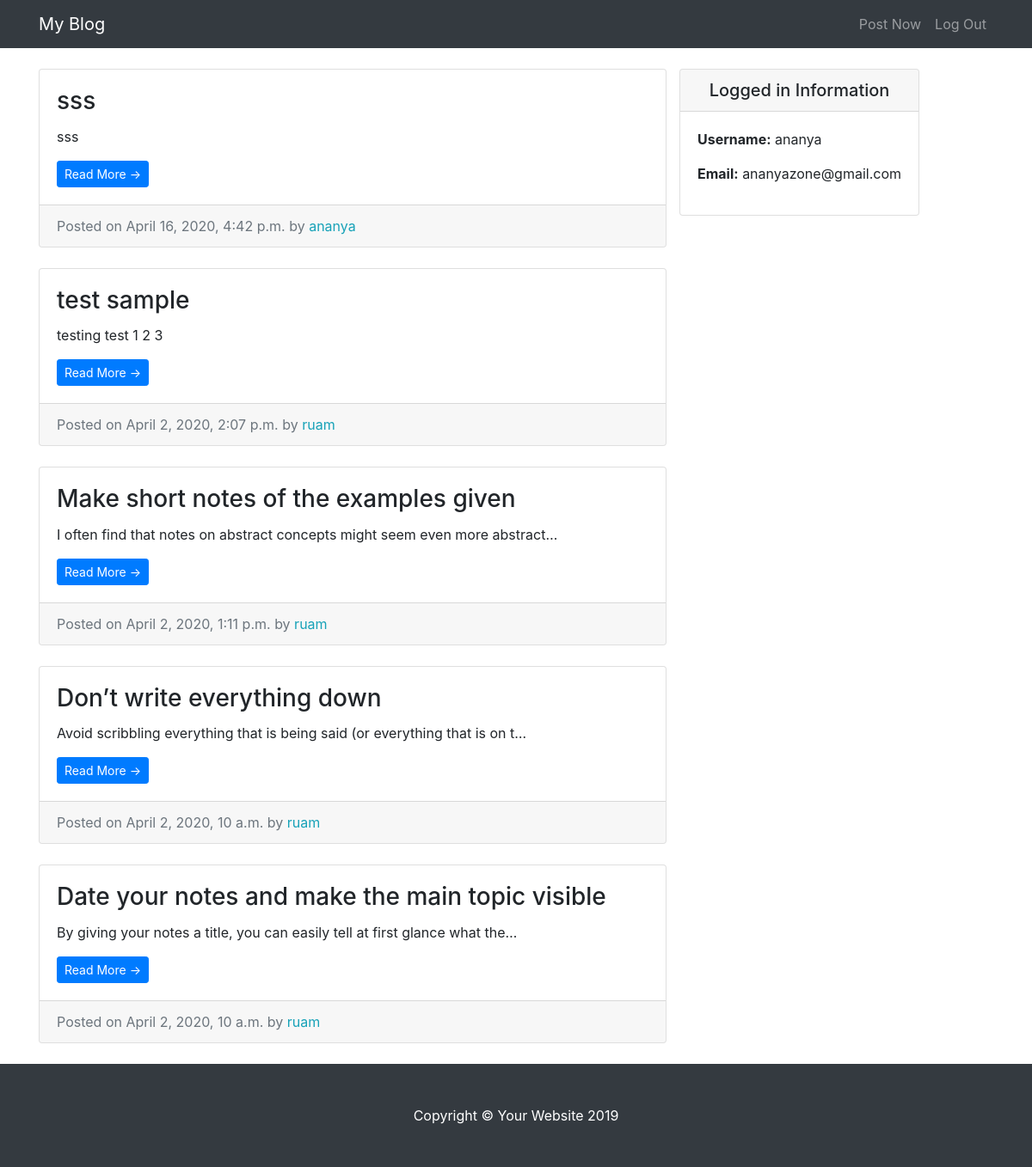
The page / (signed in) on the database as committed earlier.
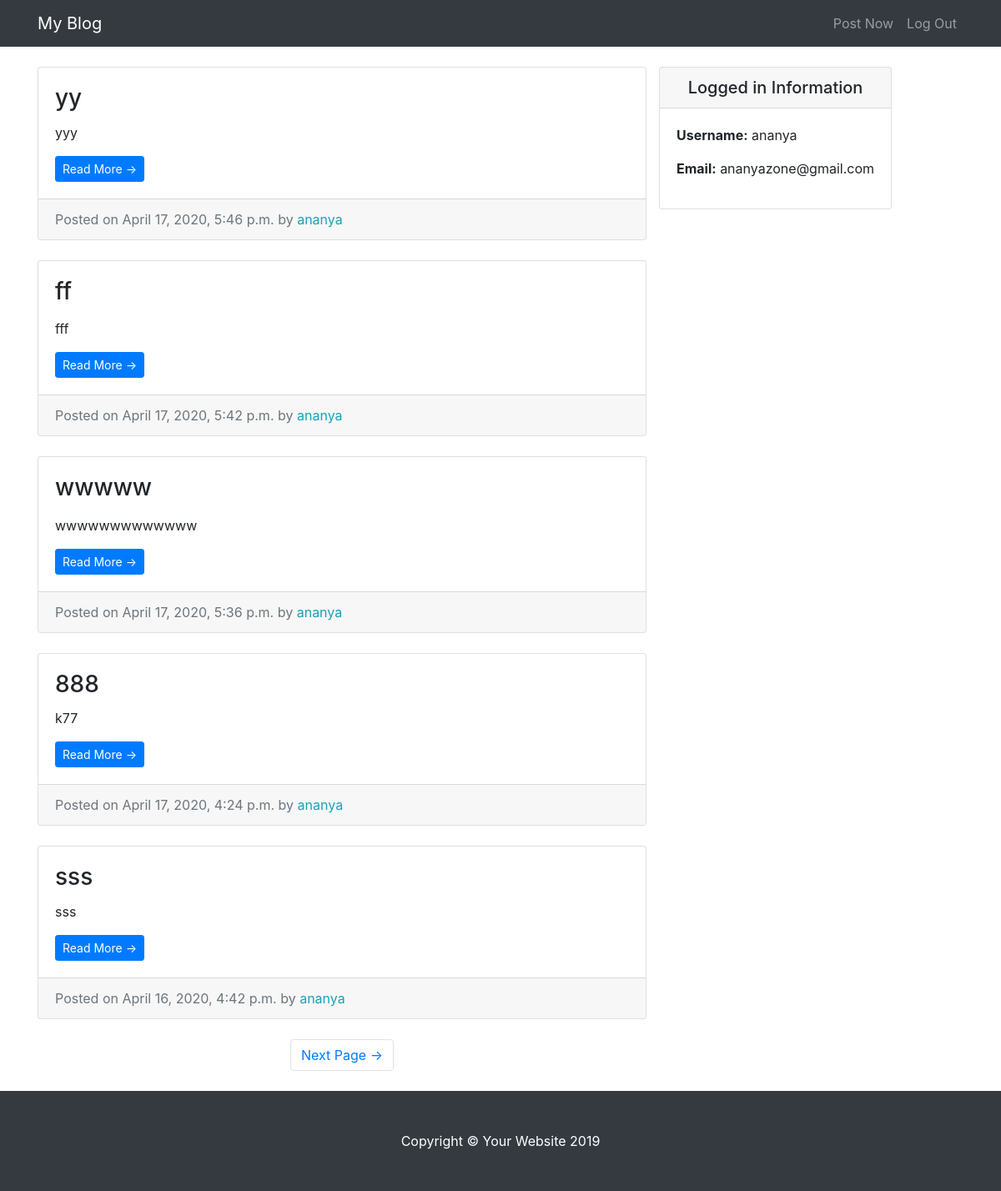
The same page on the database as committed later.
### entries/models.py (models this page shows, shortened)
class Entry(models.Model):
    entry_title = models.CharField(max_length=50)
    entry_text = models.TextField()
    entry_date = models.DateTimeField(auto_now_add=True)
    entry_author = models.ForeignKey(User, on_delete=models.CASCADE)
    img = models.ImageField(upload_to='uploads/',default='uploads\coffee.jpg')
    content = HTMLField()
    class Meta:
        verbose_name_plural="entries"

### entries/views.py (the view)
# urls.py: path('', HomeView.as_view(), name='blog-home'),
class HomeView(LoginRequiredMixin, ListView):
    model = Entry
    template_name = 'entries/index.html'
    context_object_name ="blog_entries"
    ordering = ['-entry_date']
    paginate_by = 5

### entries/templates/entries/index.html (shortened to what this page needs)
{% extends "entries/base.html" %}
{% block content %}
      <div class="col-md-8">
        {% for entry in blog_entries %}
        <div class="card mb-4 mt-4">
          <div class="card-body">
            <h3 class="card-title">{{ entry.entry_title}}</h3>
            <p class="card-text">{{ entry.entry_text | truncatechars:75 | safe}}</p>
            <a href="{% url 'entry-detail' entry.pk %}" class="btn btn-primary btn-sm">Read More &rarr;</a>
          </div>
          <div class="card-footer text-muted">
            Posted on {{ entry.entry_date}} by
            <span class= "text-info mr-2">{{ entry.entry_author}}</span>
          </div>
        </div>
        {% endfor %}
        {% if is_paginated %}
        <ul class="pagination justify-content-center mb-4">
          {% if page_obj.has_next %}
          <li class="page-item">
            <a class="page-link" href="?page={{ page_obj.next_page_number }}">Next Page &rarr;</a>
          </li>
          {% endif %}
        </ul>
        {% endif %}
      </div>
    {% endblock %}

Rows that differ between the two databases and show on the page:
no longer on this page (row unchanged): Entry: entry_title "test sample", entry_text "testing test 1 2 3", entry_date "April 2, 2020, 2:07 p.m.", entry_author "ruam"
no longer on this page (row unchanged): Entry: entry_title "Make short notes of the examples given", entry_text "I often find that notes on abstract concepts might seem even more abstract…", entry_date "April 2, 2020, 1:11 p.m.", entry_author "ruam"
no longer on this page (row unchanged): Entry: entry_title "Don’t write everything down", entry_text "Avoid scribbling everything that is being said (or everything that is on t…", entry_date "April 2, 2020, 10 a.m.", entry_author "ruam"
no longer on this page (row unchanged): Entry: entry_title "Date your notes and make the main topic visible", entry_text "By giving your notes a title, you can easily tell at first glance what the…", entry_date "April 2, 2020, 10 a.m.", entry_author "ruam"
added Entry: entry_title "yy", entry_text "yyy", entry_date "April 17, 2020, 5:46 p.m.", entry_author "ananya"
added Entry: entry_title "ff", entry_text "fff", entry_date "April 17, 2020, 5:42 p.m.", entry_author "ananya"
added Entry: entry_title "wwwww", entry_text "wwwwwwwwwwwww", entry_date "April 17, 2020, 5:36 p.m.", entry_author "ananya"
added Entry: entry_title "888", entry_text "k77", entry_date "April 17, 2020, 4:24 p.m.", entry_author "ananya"
Other text that changed with them:
text now shown: "Next Page →"
